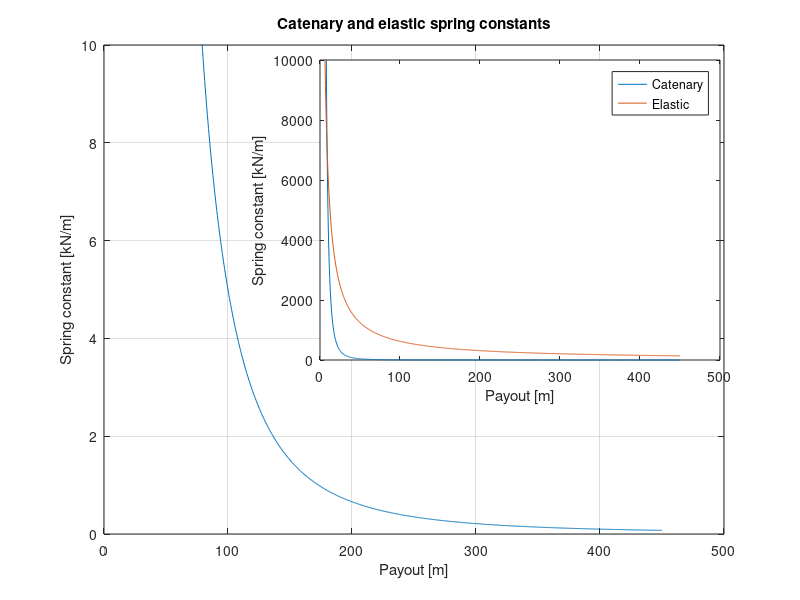

The MATLAB source for this figure:
% Copyright 2020 Makani Technologies LLC
%
% Licensed under the Apache License, Version 2.0 (the "License");
% you may not use this file except in compliance with the License.
% You may obtain a copy of the License at
%
%      http://www.apache.org/licenses/LICENSE-2.0
%
% Unless required by applicable law or agreed to in writing, software
% distributed under the License is distributed on an "AS IS" BASIS,
% WITHOUT WARRANTIES OR CONDITIONS OF ANY KIND, either express or implied.
% See the License for the specific language governing permissions and
% limitations under the License.

function tether_math()
  tether_length = linspace(5, 450, 1000);

  T0 = 3400;
  [catenary_spring_const, horizontal_length] = calc_catenary_spring_const( ...
      T0, tether_length);
  elastic_spring_const = calc_tether_spring_const(tether_length);

  %% figure(22);plot(tether_length, horizontal_length);

  %% figure(1);
  %% subplot(1, 2, 1);
  %% plot(tether_length, catenary_spring_const, ...
  %%      tether_length, elastic_spring_const);
  %% ylim([0, 1e7]);
  %% grid on;
  %% xlabel('Payout [m]');
  %% ylabel('Spring constant [N/m]');
  %% legend('Catenary spring constant', 'Elastic spring constant');

  figure(2);
  clf;
  plot(tether_length, catenary_spring_const / 1e3);
  ylim([0, 10]);
  grid on;
  xlabel('Payout [m]');
  ylabel('Spring constant [kN/m]');
  title('Catenary and elastic spring constants');

  % Create inset for elastic spring constant.
  axes('Position', [0.4, 0.4, 0.5, 0.5]);
  xlabel('Payout [m]');
  ylabel('Spring constant [kN/m]');
  box on;
  plot(tether_length, catenary_spring_const / 1e3, ...
       tether_length, elastic_spring_const / 1e3);
  ylim([0, 1e4]);
  xlabel('Payout [m]');
  ylabel('Spring constant [kN/m]');
  legend('Catenary', 'Elastic');

  print(gcf, '-dpdf', 'tether_spring.pdf');
end

function [spring_const, horizontal_length] = calc_catenary_spring_const( ...
    T0, tether_length)
  lambda = 1;  % [kg/m]
  g = 9.81;
  a = T0 / (lambda * g);
  r = calc_horizontal_length(T0, tether_length);
  x = r / (2 * a);
  spring_const = lambda * g / 2 * cosh(x) ./ (x .* cosh(x) - sinh(x));

  horizontal_length = r;
end

function spring_const = calc_tether_spring_const(tether_length)
  E = 150e9;
  A = pi * (0.023 / 2)^2;
  spring_const = E * A ./ tether_length;
end

function horizontal_length = calc_horizontal_length(T0, tether_length)
  lambda = 1;  % [kg/m]
  g = 9.81;
  a = T0 / (lambda * g);
  frac_length_func = @(x, l) sinh(l / (2 * a) * x) - l / (2 * a);
  frac_length = zeros(size(tether_length));
  for k = 1:length(tether_length)
    frac_length(k) = fzero(@(x) frac_length_func(x, tether_length(k)), 1.0);
  end
  horizontal_length = frac_length .* tether_length;
end
